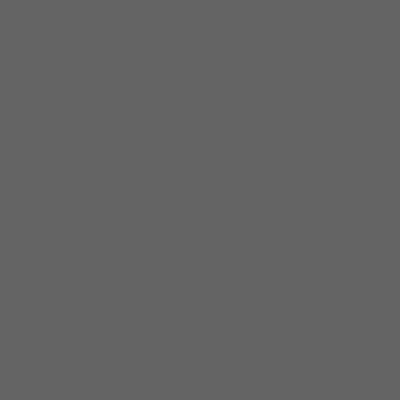
Frame 1 (no input)
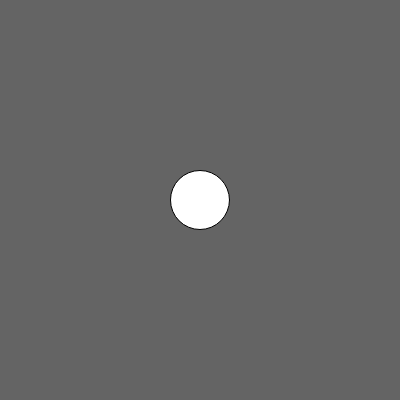
Frame 60 (no input)
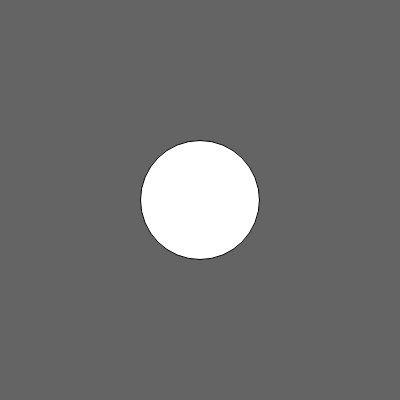
Frame 120 (the mouse pressed at the canvas centre since frame 60)

The p5.js sketch that drew these frames (run headless with seeded random() and noise() and a simulated clock; from frame 60 on, the mouse is pressed at the canvas centre):

// p5.js sketch
// ── sketch.js
var x= 200, y= 200;
var Dx=0, Dy= 0
var diameter = 0

function setup() {
  createCanvas(400, 400);
  colorMode(RGB);
  frameRate(20);
 
}

function draw() {
   background(100)
  x= x + Dy
  y= y + Dy
  circle(x,y,diameter)
  diameter = diameter + 1

}
